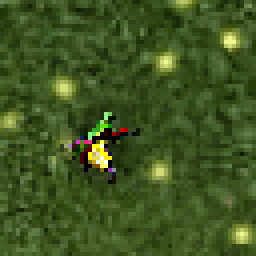
#> input picture copilot-starter-kit-main/training_data/povei/sample_0.png, 64 x 64 px (shown 4 times larger); its folder holds 4 pictures in this run
$ python audit_samples.py
#> lines starting #> are read from the running program, lines starting #| are printed output that depends on the picture
#> in main, img is the input picture: shape (64, 64, 3); mean B, G, R 33, 85.4, 63.2
"""
audit_samples.py — анализирует все сэмплы training_data/povei/
и выявляет "плохие" (не содержат характерных цветов повея).
Плохие сэмплы перемещаются в training_data/povei_rejected/.
Создаёт collage с пометками good/bad для визуального контроля.
"""
import cv2, numpy as np, os, shutil

POVEI_DIR   = 'training_data/povei'
REJECT_DIR  = 'training_data/povei_rejected'
DEBUG_DIR   = 'debug'

# HSV пороги повея (из bot.py)
DARK_H_LO, DARK_H_HI = 160, 179
DARK_S_MIN            = 180
DARK_V_MIN, DARK_V_MAX = 5, 120

PINK_H_LO, PINK_H_HI = 150, 175
PINK_S_MIN            = 130
PINK_V_MIN            = 150

# Минимум пикселей для признания сэмпла "хорошим"
VERIFY_DARK_MIN = 3
VERIFY_PINK_MIN = 5


def check_sample(img):
    hsv = cv2.cvtColor(img, cv2.COLOR_BGR2HSV)
#> hsv: shape (64, 64, 3); mean H, S, V 43.6, 161.3, 86.1
    lo_dark = np.array([DARK_H_LO, DARK_S_MIN, DARK_V_MIN], np.uint8)
    hi_dark = np.array([DARK_H_HI, 255,        DARK_V_MAX], np.uint8)
    lo_pink = np.array([PINK_H_LO, PINK_S_MIN, PINK_V_MIN], np.uint8)
    hi_pink = np.array([PINK_H_HI, 255,        255       ], np.uint8)
    dark_px = int(np.sum(cv2.inRange(hsv, lo_dark, hi_dark) > 0))
#> dark_px = 6
    pink_px = int(np.sum(cv2.inRange(hsv, lo_pink, hi_pink) > 0))
#> pink_px = 3
    is_good = dark_px >= VERIFY_DARK_MIN or pink_px >= VERIFY_PINK_MIN
#> is_good = True
    return is_good, dark_px, pink_px


def main():
    os.makedirs(REJECT_DIR, exist_ok=True)
    os.makedirs(DEBUG_DIR, exist_ok=True)

    files = sorted([f for f in os.listdir(POVEI_DIR) if f.endswith('.png')],
                   key=lambda n: int(os.path.splitext(n)[0].split('_')[-1])
                                 if os.path.splitext(n)[0].split('_')[-1].isdigit() else 0)

    good_list = []
    bad_list  = []

    for fname in files:
        path = os.path.join(POVEI_DIR, fname)
        img  = cv2.imread(path)
        if img is None:
            print(f"  UNREADABLE: {fname}")
            bad_list.append((fname, 0, 0))
            continue
        is_good, dark, pink = check_sample(img)
#> is_good = True; dark = 6; pink = 3
        if is_good:
            good_list.append((fname, dark, pink, img))
        else:
            bad_list.append((fname, dark, pink))
            print(f"  BAD: {fname}  dark={dark} pink={pink}  size={img.shape[1]}x{img.shape[0]}")

    print(f"\nRESULT: {len(good_list)} good, {len(bad_list)} bad out of {len(files)} total")

    # Перемещаем плохие сэмплы в rejected
    moved = 0
#> moved = 0
    for fname, dark, pink, *_ in [(n,d,p) for n,d,p in bad_list]:
        src = os.path.join(POVEI_DIR, fname)
        dst = os.path.join(REJECT_DIR, fname)
        if os.path.exists(src):
            shutil.move(src, dst)
            moved += 1
    print(f"Moved {moved} bad samples to {REJECT_DIR}/")

    # Сохраняем collage из хороших сэмплов
    if good_list:
        THUMB = 64
        cols = 16
        rows = (len(good_list) + cols - 1) // cols
        canvas = np.zeros((rows * (THUMB + 2), cols * (THUMB + 2), 3), np.uint8)
        for idx, (fname, dark, pink, img) in enumerate(good_list):
            r, c = divmod(idx, cols)
            thumb = cv2.resize(img, (THUMB, THUMB))
            y1, x1 = r * (THUMB + 2), c * (THUMB + 2)
            canvas[y1:y1+THUMB, x1:x1+THUMB] = thumb
            # Зелёная рамка
            cv2.rectangle(canvas, (x1, y1), (x1+THUMB-1, y1+THUMB-1), (0, 200, 0), 1)
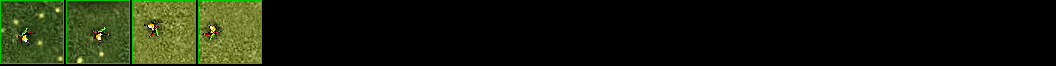
#> canvas: shape (66, 1056, 3); mean B, G, R 9, 26.6, 20.1
        out = os.path.join(DEBUG_DIR, 'povei_good_collage.png')
        cv2.imwrite(out, canvas)
        print(f"Good collage saved: {out}")

    # Сохраняем collage из плохих (из папки rejected)
    bad_imgs = []
    for fname, dark, pink in bad_list:
        path = os.path.join(REJECT_DIR, fname)
        img  = cv2.imread(path)
        if img is not None:
            bad_imgs.append((fname, dark, pink, img))
    if bad_imgs:
        THUMB = 64
        cols = 8
        rows = (len(bad_imgs) + cols - 1) // cols
        canvas = np.zeros((rows * (THUMB + 2), cols * (THUMB + 2), 3), np.uint8)
        for idx, (fname, dark, pink, img) in enumerate(bad_imgs):
            r, c = divmod(idx, cols)
            thumb = cv2.resize(img, (THUMB, THUMB))
            y1, x1 = r * (THUMB + 2), c * (THUMB + 2)
            canvas[y1:y1+THUMB, x1:x1+THUMB] = thumb
            # Красная рамка
            cv2.rectangle(canvas, (x1, y1), (x1+THUMB-1, y1+THUMB-1), (0, 0, 220), 1)
        out = os.path.join(DEBUG_DIR, 'povei_bad_collage.png')
        cv2.imwrite(out, canvas)
        print(f"Bad collage saved: {out}")

    print("\nDone. Review debug/povei_good_collage.png and debug/povei_bad_collage.png")
    print(f"If bad_collage contains real povei — move files back from {REJECT_DIR}/ to {POVEI_DIR}/")


if __name__ == '__main__':
    main()
